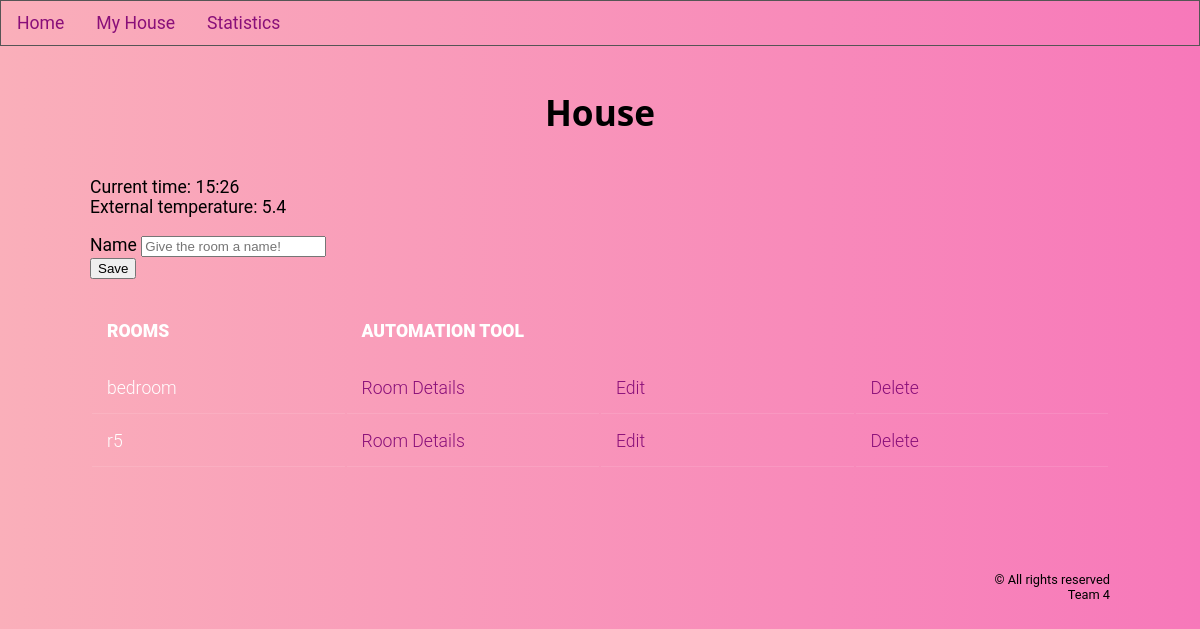
Page /house on the earlier database version.
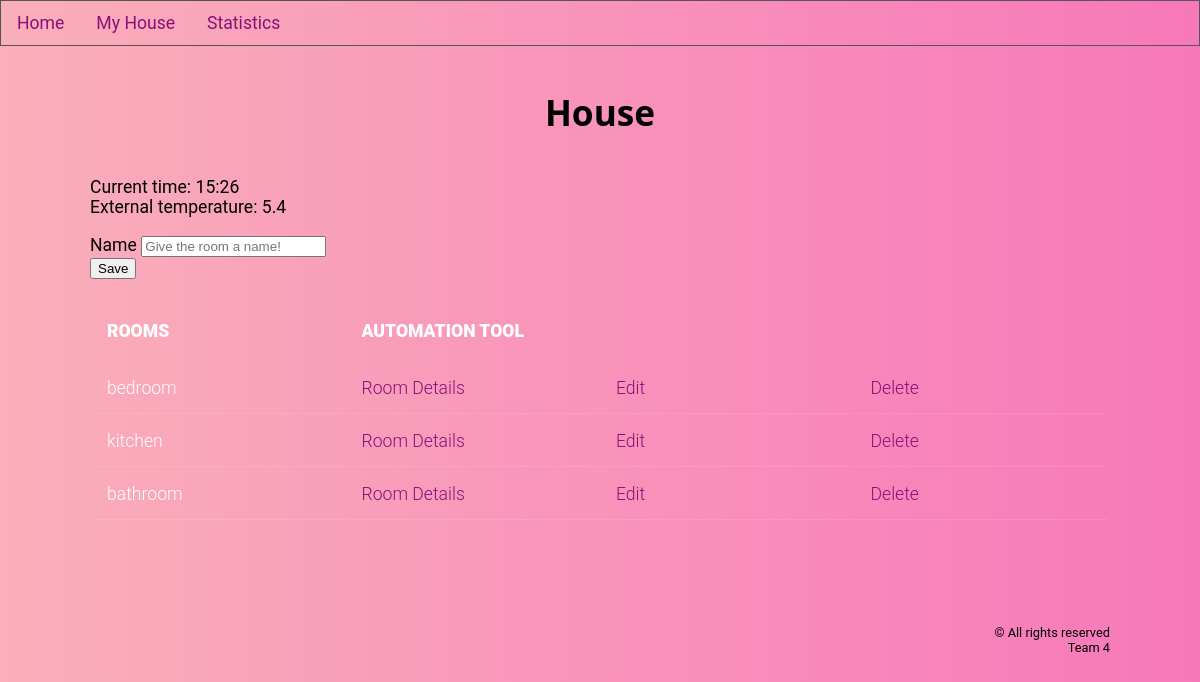
Same page on the later database version.
### tables this page shows
CREATE TABLE rooms
(
    room_id INTEGER PRIMARY KEY AUTOINCREMENT,
    name TEXT
);

### app.py (the view)
@app.route("/house", methods=["GET", "POST"])
def house():
    form = RoomForm()
    rooms = None
    db = get_db()
    if form.validate_on_submit():
        name = form.name.data
        db.execute("""INSERT INTO rooms (name) VALUES (?);""", (name,))
        db.commit()
        rooms = db.execute("""SELECT * FROM rooms WHERE room_id in
                                (SELECT max(room_id) FROM rooms);""").fetchone()
        user_house.addNewRoom(int(rooms["room_id"]))
        flash ("Room successfully created! Add your scheduling times below!")
        return redirect(url_for("room", id=rooms["room_id"]))
    else:
        rooms = db.execute("""SELECT * FROM rooms;""").fetchall()
    return render_template("house.html", form=form, title="Home", rooms=rooms, now=now, outdoor_temp=outdoor_temp)

### forms.py
class RoomForm(FlaskForm):
    name = StringField("Name", validators=[InputRequired()])
    submit = SubmitField("Save")

### app.py (called while the page is built)
@app.teardown_appcontext
def close_db_at_end_of_requests(e=None):
    close_db(e)

### database.py (called while the page is built)
def get_db():
    if "db" not in g:
        g.db = sqlite3.connect(DATABASE,
            detect_types=sqlite3.PARSE_DECLTYPES
        )
        g.db.row_factory = sqlite3.Row
    return g.db

### templates/house.html (shortened to what this page needs)
{% extends "base.html" %}
{% block main_content %}
    <h1> House </h1>
    <p> Current time: {{ now }} <br>
        External temperature: {{ outdoor_temp }}
    </p>
    <form action="" method="post" novalidate>
        {{ form.name.label }}
        {{ form.name(class="text", placeholder="Give the room a name!") }}
        <br>
        {{ form.submit(class="submit") }}
    </form>
    {% if rooms %}
    <table>
        <tr>
            <th> Rooms </th>
            <th> Automation Tool </th>
            <th> </th>
            <th> </th>
        </tr>
        {% for entry in rooms %}
        <tr>
            <td> {{ entry["name"] }} </td>
            <td> <a href="{{ url_for('room', id=entry['room_id']) }}"> Room Details </a> </td>
            <td> <a href="{{ url_for('edit_room', id=entry['room_id']) }}"> Edit </a> </td>
            <td> <a href="{{ url_for('delete_room', id=entry['room_id']) }}"> Delete </a> </td>
        </tr>
        {% endfor %}
        {% else %}
        <p> Bruh your house got no rooms ?!</p>
        {% endif %}
    </table>
{% endblock %}

### templates/base.html (shortened to what this page needs)
<!DOCTYPE html>
<html lang="en">
    <head>
     <link rel="stylesheet" href="{{ url_for('static', filename='stylesheet.css') }}">
    </head>
    <nav>
        <a href="{{ ( url_for('index') ) }}"> Home </a>
        <a href="{{ ( url_for('house') ) }}"> My House </a>
        <a href="{{ ( url_for('statistics') ) }}"> Statistics </a>
    </nav>
    <body>
        {% block main_content %} {% endblock %}
    </body>
    <footer> © All rights reserved <br> Team 4 </footer>
</html>

### static/stylesheet.css (style rules this page uses)
:root { font-size: 16px; }
* { box-sizing: border-box; }
html { scroll-behavior: smooth; }
nav { width: 100%; height: 100; overflow: hidden; position: fixed; top: 0; left: 0; border : 1px solid #555; }
nav a { float: left; padding: 12px 16px; display: inline; text-align: left; }
a { color: #890f79; }
a:link { text-decoration: none; }
body { font-family: 'Roboto', sans-serif; font-size: 1.1rem; background: linear-gradient(to right, #FAAFBA, #f778ba); color: black; width: 85%; margin: 4em auto; }
h1 { display: block; text-align: center; font-family: 'Segoe UI', Tahoma, Geneva, Verdana, sans-serif; font-size: 2em; padding: 0.5em; }
p { word-wrap: break-word; }
footer { text-align: right; font-size: 0.8rem; margin: 8em auto; }
table { width:100%; table-layout: fixed; }
th { padding: 20px 15px; text-align: left; font-weight: 1000; color: #fff; text-transform: uppercase; }
td { padding: 15px; text-align: left; vertical-align:middle; font-weight: 300; color: #fff; border-bottom: solid 1px rgba(255,255,255,0.1); }

Differences in the rows shown:
changed rooms: name "r5" → "kitchen"
added rooms: name "bathroom"
